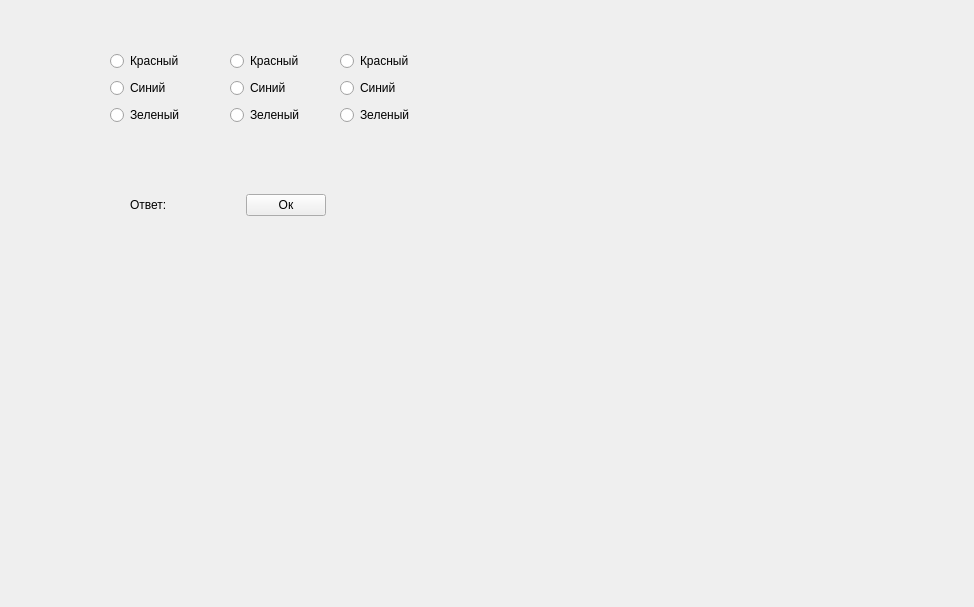
<?xml version="1.0" encoding="UTF-8"?>
<ui version="4.0">
 <class>Form</class>
 <widget class="QWidget" name="Form">
  <property name="geometry">
   <rect>
    <x>0</x>
    <y>0</y>
    <width>974</width>
    <height>607</height>
   </rect>
  </property>
  <property name="windowTitle">
   <string>Form</string>
  </property>
  <widget class="QWidget" name="">
   <property name="geometry">
    <rect>
     <x>110</x>
     <y>50</y>
     <width>80</width>
     <height>76</height>
    </rect>
   </property>
   <layout class="QVBoxLayout" name="verticalLayout">
    <item>
     <widget class="QRadioButton" name="radioButton_1_red">
      <property name="text">
       <string>Красный</string>
      </property>
     </widget>
    </item>
    <item>
     <widget class="QRadioButton" name="radioButton_1_blue">
      <property name="text">
       <string>Синий</string>
      </property>
     </widget>
    </item>
    <item>
     <widget class="QRadioButton" name="radioButton_1_green">
      <property name="text">
       <string>Зеленый</string>
      </property>
     </widget>
    </item>
   </layout>
  </widget>
  <widget class="QWidget" name="">
   <property name="geometry">
    <rect>
     <x>340</x>
     <y>50</y>
     <width>80</width>
     <height>76</height>
    </rect>
   </property>
   <layout class="QVBoxLayout" name="verticalLayout_3">
    <item>
     <widget class="QRadioButton" name="radioButton_3_red">
      <property name="text">
       <string>Красный</string>
      </property>
     </widget>
    </item>
    <item>
     <widget class="QRadioButton" name="radioButton_3_blue">
      <property name="text">
       <string>Синий</string>
      </property>
     </widget>
    </item>
    <item>
     <widget class="QRadioButton" name="radioButton_3_green">
      <property name="text">
       <string>Зеленый</string>
      </property>
     </widget>
    </item>
   </layout>
  </widget>
  <widget class="QWidget" name="">
   <property name="geometry">
    <rect>
     <x>230</x>
     <y>50</y>
     <width>80</width>
     <height>76</height>
    </rect>
   </property>
   <layout class="QVBoxLayout" name="verticalLayout_2">
    <item>
     <widget class="QRadioButton" name="radioButton_2_red">
      <property name="text">
       <string>Красный</string>
      </property>
     </widget>
    </item>
    <item>
     <widget class="QRadioButton" name="radioButton_2_blue">
      <property name="text">
       <string>Синий</string>
      </property>
     </widget>
    </item>
    <item>
     <widget class="QRadioButton" name="radioButton_2_green">
      <property name="text">
       <string>Зеленый</string>
      </property>
     </widget>
    </item>
   </layout>
  </widget>
  <widget class="QWidget" name="">
   <property name="geometry">
    <rect>
     <x>130</x>
     <y>190</y>
     <width>196</width>
     <height>30</height>
    </rect>
   </property>
   <layout class="QHBoxLayout" name="horizontalLayout">
    <item>
     <widget class="QLabel" name="label">
      <property name="text">
       <string>Ответ:</string>
      </property>
     </widget>
    </item>
    <item>
     <widget class="QLabel" name="label_answer">
      <property name="text">
       <string/>
      </property>
     </widget>
    </item>
    <item>
     <spacer name="horizontalSpacer">
      <property name="orientation">
       <enum>Qt::Horizontal</enum>
      </property>
      <property name="sizeHint" stdset="0">
       <size>
        <width>40</width>
        <height>20</height>
       </size>
      </property>
     </spacer>
    </item>
    <item>
     <widget class="QPushButton" name="pushButton">
      <property name="text">
       <string>Ок</string>
      </property>
     </widget>
    </item>
   </layout>
  </widget>
 </widget>
 <resources/>
 <connections/>
</ui>
